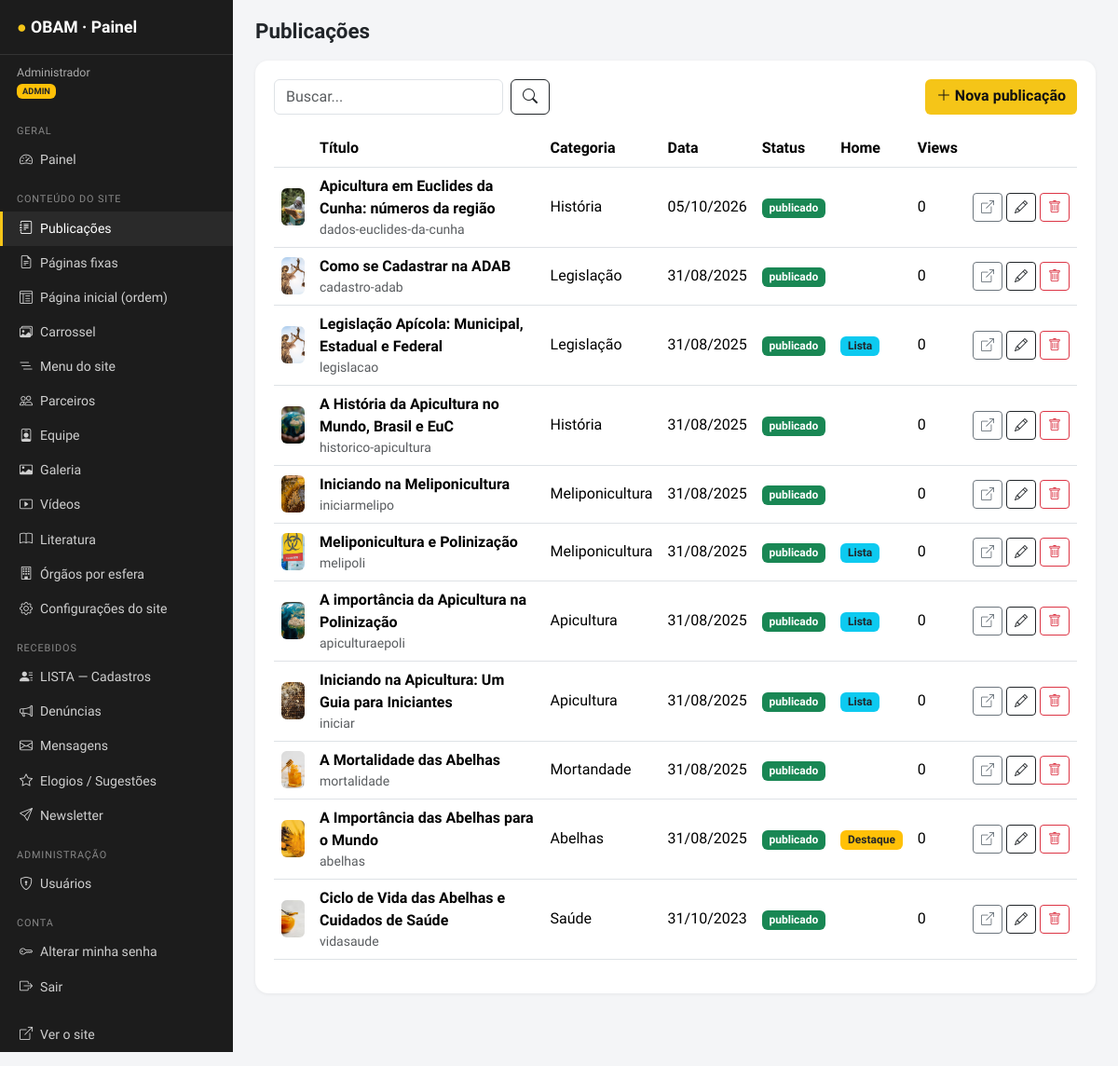
Screenshot of /admin/posts.php (signed in) with the database file from the repository.
### tables this page shows
CREATE TABLE posts (id INT AUTO_INCREMENT PRIMARY KEY, tipo ENUM('post','page') NOT NULL DEFAULT 'post', titulo VARCHAR(255) NOT NULL, slug VARCHAR(190) NOT NULL UNIQUE, categoria VARCHAR(80), resumo VARCHAR(400), conteudo MEDIUMTEXT, imagem VARCHAR(255), autor VARCHAR(120), publicado_em DATE, status ENUM('publicado','rascunho') NOT NULL DEFAULT 'publicado', destaque TINYINT(1) NOT NULL DEFAULT 0, lista_home TINYINT(1) NOT NULL DEFAULT 0, ordem INT NOT NULL DEFAULT 0, visualizacoes INT NOT NULL DEFAULT 0, criado_em DATETIME NOT NULL DEFAULT CURRENT_TIMESTAMP, atualizado_em DATETIME NOT NULL DEFAULT CURRENT_TIMESTAMP ON UPDATE CURRENT_TIMESTAMP, KEY (tipo,status), KEY (categoria));

### inc/bootstrap.php (called while the page is built, shortened)
<?php
function db(): PDO {
    static $pdo = null;
    try {
        $pdo = new PDO('mysql:host=' . DB_HOST . ';port=' . DB_PORT . ';dbname=' . DB_NAME . ';charset=utf8mb4', DB_USER, DB_PASS, [
            PDO::ATTR_ERRMODE => PDO::ERRMODE_EXCEPTION,
            PDO::ATTR_DEFAULT_FETCH_MODE => PDO::FETCH_ASSOC,
            PDO::ATTR_EMULATE_PREPARES => false,
        ]);
        $pdo->exec("SET time_zone = '" . date('P') . "'");
    } catch (Throwable $e) {
        http_response_code(500);
        echo '<!doctype html><meta charset="utf-8"><body style="font-family:sans-serif;max-width:640px;margin:60px auto;padding:0 16px">'
           . '<h2>Não foi possível conectar ao banco de dados</h2><p>Edite o arquivo <code>config.php</code> com os dados do seu MySQL e, se for a primeira vez, execute <a href="' . BASE . '/install.php">install.php</a> ou importe <code>schema.sql</code> no MySQL Workbench.</p>'
           . (DEBUG ? '<pre>' . htmlspecialchars($e->getMessage()) . '</pre>' : '') . '</body>';
        exit;
    }
    return $pdo;
}
function qa(string $sql, array $p = []): array { $s = db()->prepare($sql); $s->execute($p); return $s->fetchAll(); }
function e($v): string { return htmlspecialchars((string)$v, ENT_QUOTES | ENT_SUBSTITUTE, 'UTF-8'); }
function u(string $path = ''): string { return BASE . '/' . ltrim($path, '/'); }
function img_url(?string $p): string { if (!$p) return ''; return preg_match('#^(https?:)?//#', $p) ? $p : u($p); }
function fdate(?string $d, string $f = 'd/m/Y'): string { return $d && $d !== '0000-00-00' ? date($f, strtotime($d)) : ''; }
function user(): ?array { return $_SESSION['user'] ?? null; }
function is_admin(): bool { return (($_SESSION['user']['papel'] ?? '') === 'admin'); }

### admin/posts.php (the view, shortened to what this page needs)
<?php
require __DIR__ . '/_layout.php';
$tipo = ($_GET['tipo'] ?? 'post') === 'page' ? 'page' : 'post';
$self = 'posts.php' . ($tipo === 'page' ? '?tipo=page' : '');
$a = $_GET['a'] ?? 'list'; $ro = !is_admin();
admin_header($tipo === 'page' ? 'Páginas fixas' : 'Publicações', $tipo === 'page' ? 'pages' : 'posts'); ro_notice();
if ($a === 'new' || $a === 'edit') {
    $id = (int)($_GET['id'] ?? 0); $p = $id ? q1('SELECT * FROM posts WHERE id=?', [$id]) : ['titulo' => '', 'slug' => '', 'categoria' => '', 'resumo' => '', 'conteudo' => '', 'imagem' => '', 'autor' => 'Equipe OBAM', 'publicado_em' => date('Y-m-d'), 'status' => 'publicado', 'destaque' => 0, 'lista_home' => 0, 'ordem' => 0];
    if (!$p) { echo '<div class="alert alert-warning">Não encontrado.</div>'; admin_footer(); exit; }
    if ($ro && !$id) redirect($self);
    $cats = array_column(qa("SELECT DISTINCT categoria FROM posts WHERE categoria<>'' ORDER BY categoria"), 'categoria');
    ?>
<div class="adm-card"><form method="post" enctype="multipart/form-data"><?= csrf_field() ?><input type="hidden" name="act" value="save"><input type="hidden" name="id" value="<?= $id ?>"><input type="hidden" name="tipo" value="<?= $tipo ?>">
<fieldset <?= $ro ? 'disabled' : '' ?>><div class="row g-3">
 <div class="col-md-8"><label class="form-label fw-semibold">Título *</label><input class="form-control" name="titulo" required maxlength="255" value="<?= e($p['titulo']) ?>"></div>
 <div class="col-md-4"><label class="form-label fw-semibold">Endereço (slug)</label><input class="form-control" name="slug" maxlength="190" value="<?= e($p['slug']) ?>" placeholder="gerado automaticamente"></div>
 <div class="col-md-4"><label class="form-label fw-semibold">Categoria</label><input class="form-control" name="categoria" list="cats" maxlength="80" value="<?= e($p['categoria']) ?>"><datalist id="cats"><?php foreach ($cats as $c): ?><option value="<?= e($c) ?>"><?php endforeach; ?></datalist></div>
 <div class="col-md-3"><label class="form-label fw-semibold">Data</label><input class="form-control" type="date" name="publicado_em" value="<?= e($p['publicado_em']) ?>"></div>
 <div class="col-md-3"><label class="form-label fw-semibold">Autor</label><input class="form-control" name="autor" maxlength="120" value="<?= e($p['autor']) ?>"></div>
 <div class="col-md-2"><label class="form-label fw-semibold">Status</label><select class="form-select" name="status"><option value="publicado" <?= $p['status'] === 'publicado' ? 'selected' : '' ?>>Publicado</option><option value="rascunho" <?= $p['status'] === 'rascunho' ? 'selected' : '' ?>>Rascunho</option></select></div>
 <div class="col-12"><label class="form-label fw-semibold">Resumo (opcional)</label><textarea class="form-control" name="resumo" rows="2" maxlength="400"><?= e($p['resumo']) ?></textarea></div>
 <div class="col-12"><label class="form-label fw-semibold">Imagem de capa</label>
   <?php if ($p['imagem']): ?><div class="mb-2"><img src="<?= e(img_url($p['imagem'])) ?>" style="max-height:80px;border-radius:8px"> <label class="ms-2 small"><input type="checkbox" name="rm_imagem" value="1"> remover</label></div><?php endif; ?>
   <input type="hidden" name="imagem" id="imagem_h" value="<?= e($p['imagem']) ?>"><input class="form-control" type="file" name="f_imagem" accept="image/*">
   <input class="form-control form-control-sm mt-1" placeholder="ou caminho/URL (ex.: assets/image/foto1.jpeg)" onchange="document.getElementById('imagem_h').value=this.value"></div>
 <div class="col-12"><label class="form-label fw-semibold">Conteúdo (HTML)</label>
   <div class="btn-group btn-group-sm mb-1 flex-wrap" id="tb"><?php foreach ([['<strong>', '</strong>', 'B'], ['<em>', '</em>', 'I'], ['<h3>', '</h3>', 'H3'], ['<p>', '</p>', 'P'], ['<ul><li>', '</li></ul>', 'Lista'], ['<blockquote>', '</blockquote>', 'Citação'], ['<a href="https://">', '</a>', 'Link']] as $b): ?><button type="button" class="btn btn-outline-secondary" data-a="<?= e($b[0]) ?>" data-b="<?= e($b[1]) ?>"><?= $b[2] ?></button><?php endforeach; ?>
   <?php if (!$ro): ?><button type="button" class="btn btn-outline-secondary" id="imgbtn"><i class="bi bi-image"></i> Imagem</button><input type="file" id="imgfile" accept="image/*" hidden><?php endif; ?></div>
   <textarea class="form-control font-monospace" id="conteudo" name="conteudo" rows="18"><?= e($p['conteudo']) ?></textarea></div>
 <?php if ($tipo === 'post'): ?>
 <div class="col-md-4"><div class="form-check"><input class="form-check-input" type="checkbox" name="destaque" value="1" id="d1" <?= $p['destaque'] ? 'checked' : '' ?>><label for="d1" class="form-check-label">Destaque principal da home (card grande)</label></div></div>
 <div class="col-md-4"><div class="form-check"><input class="form-check-input" type="checkbox" name="lista_home" value="1" id="d2" <?= $p['lista_home'] ? 'checked' : '' ?>><label for="d2" class="form-check-label">Mostrar na lista de destaques da home</label></div></div>
 <div class="col-md-4"><label class="form-label">Ordem na lista de destaques (menor = primeiro)</label><input class="form-control" type="number" name="ordem" value="<?= (int)$p['ordem'] ?>"></div>
 <?php else: ?><input type="hidden" name="ordem" value="0"><?php endif; ?>
</div></fieldset>
<div class="mt-3 d-flex gap-2 flex-wrap"><?php if (!$ro): ?><button class="btn btn-y">Salvar</button><?php endif; ?><a class="btn btn-outline-secondary" href="<?= e($self) ?>">Voltar</a><?php if ($id): ?><a class="btn btn-outline-dark" target="_blank" href="<?= u('post.php?slug=' . urlencode($p['slug'])) ?>">Ver no site</a><?php endif; ?></div></form></div>
<script>
(function(){var t=document.getElementById('conteudo');document.getElementById('tb').addEventListener('click',function(e){var b=e.target.closest('button[data-a]');if(!b)return;var s=t.selectionStart,f=t.selectionEnd,v=t.value;t.value=v.slice(0,s)+b.dataset.a+v.slice(s,f)+b.dataset.b+v.slice(f);t.focus();});
var ib=document.getElementById('imgbtn'),ifl=document.getElementById('imgfile');if(ib){ib.onclick=function(){ifl.click()};ifl.onchange=function(){var fd=new FormData();fd.append('file',ifl.files[0]);fd.append('_csrf','<?= e(csrf_token()) ?>');fetch('upload_inline.php',{method:'POST',body:fd}).then(r=>r.json()).then(function(j){if(j.url){var s=t.selectionStart;t.value=t.value.slice(0,s)+'<img src="'+j.url+'" alt="" class="img-fluid">'+t.value.slice(s);}else alert(j.error||'Erro no upload');});};}})();
</script>
<?php } else {
    $s = trim($_GET['q'] ?? ''); $w = 'tipo=?'; $par = [$tipo]; if ($s !== '') { $w .= ' AND (titulo LIKE ? OR categoria LIKE ?)'; $par[] = "%$s%"; $par[] = "%$s%"; }
    $rows = qa("SELECT * FROM posts WHERE $w ORDER BY publicado_em DESC, id DESC", $par); ?>
<div class="adm-card"><div class="d-flex justify-content-between mb-3 flex-wrap gap-2">
 <form class="d-flex gap-2" method="get"><input class="form-control" name="q" value="<?= e($s) ?>" placeholder="Buscar..."><button class="btn btn-outline-dark"><i class="bi bi-search"></i></button></form>
 <?php if (!$ro): ?><a class="btn btn-y" href="<?= e($self . (str_contains($self, '?') ? '&' : '?') . 'a=new') ?>"><i class="bi bi-plus-lg"></i> <?= $tipo === 'page' ? 'Nova página' : 'Nova publicação' ?></a><?php endif; ?></div>
<div class="table-responsive"><table class="table table-hover"><thead><tr><th></th><th>Título</th><th>Categoria</th><th>Data</th><th>Status</th><th>Home</th><th>Views</th><th></th></tr></thead><tbody>
<?php foreach ($rows as $r): ?><tr><td><?php if ($r['imagem']): ?><img class="thumb-s" src="<?= e(img_url($r['imagem'])) ?>"><?php endif; ?></td>
<td><strong><?= e($r['titulo']) ?></strong><div class="small text-muted"><?= e($r['slug']) ?></div></td><td><?= e($r['categoria']) ?></td><td><?= e(fdate($r['publicado_em'])) ?></td>
<td><span class="badge <?= $r['status'] === 'publicado' ? 'bg-success' : 'bg-secondary' ?>"><?= e($r['status']) ?></span></td>
<td><?= $r['destaque'] ? '<span class="badge bg-warning text-dark">Destaque</span> ' : '' ?><?= $r['lista_home'] ? '<span class="badge bg-info text-dark">Lista</span>' : '' ?></td><td><?= (int)$r['visualizacoes'] ?></td>
<td class="text-end text-nowrap"><a class="btn btn-sm btn-outline-secondary" target="_blank" href="<?= u('post.php?slug=' . urlencode($r['slug'])) ?>" title="Ver"><i class="bi bi-box-arrow-up-right"></i></a>
<a class="btn btn-sm btn-outline-dark" href="<?= e($self . (str_contains($self, '?') ? '&' : '?') . 'a=edit&id=' . $r['id']) ?>"><i class="bi <?= $ro ? 'bi-eye' : 'bi-pencil' ?>"></i></a>
<?php if (!$ro) echo confirm_form('delete', ['id' => $r['id'], 'tipo' => $tipo], 'Excluir', 'Excluir esta publicação? Não dá para desfazer.'); ?></td></tr><?php endforeach; ?>
<?php if (!$rows): ?><tr><td colspan="8" class="text-muted">Nada encontrado.</td></tr><?php endif; ?></tbody></table></div></div>
<?php }
admin_footer();

### admin/_layout.php (shortened to what this page needs)
<?php
require_once __DIR__ . '/../inc/bootstrap.php';
function admin_header(string $title, string $active = ''): void {
    $u = user(); $adm = is_admin();
    $nav = [
        ['Geral'], ['index.php', 'bi-speedometer2', 'Painel', 'index'],
        ['Conteúdo do site'],
        ['posts.php', 'bi-journal-text', 'Publicações', 'posts'], ['posts.php?tipo=page', 'bi-file-earmark-text', 'Páginas fixas', 'pages'],
        ['home.php', 'bi-layout-text-window-reverse', 'Página inicial (ordem)', 'home'], ['slides.php', 'bi-images', 'Carrossel', 'slides'],
        ['menu.php', 'bi-list-nested', 'Menu do site', 'menu'], ['parceiros.php', 'bi-people', 'Parceiros', 'parceiros'],
        ['equipe.php', 'bi-person-badge', 'Equipe', 'equipe'], ['galeria.php', 'bi-card-image', 'Galeria', 'galeria'],
        ['videos.php', 'bi-play-btn', 'Vídeos', 'videos'], ['literatura.php', 'bi-book', 'Literatura', 'literatura'], ['orgaos.php', 'bi-building', 'Órgãos por esfera', 'orgaos'],
        ['settings.php', 'bi-gear', 'Configurações do site', 'settings'],
        ['Recebidos'],
        ['cadastros.php', 'bi-person-lines-fill', 'LISTA — Cadastros', 'cadastros'],
        ['caixa.php?t=denuncias', 'bi-megaphone', 'Denúncias', 'denuncias'], ['caixa.php?t=mensagens', 'bi-envelope', 'Mensagens', 'mensagens'],
        ['caixa.php?t=feedbacks', 'bi-star', 'Elogios / Sugestões', 'feedbacks'], ['caixa.php?t=newsletter', 'bi-send', 'Newsletter', 'newsletter'],
    ];
    if ($adm) { $nav[] = ['Administração']; $nav[] = ['users.php', 'bi-shield-lock', 'Usuários', 'users']; }
    $nav[] = ['Conta']; $nav[] = ['senha.php', 'bi-key', 'Alterar minha senha', 'senha']; $nav[] = ['logout.php', 'bi-box-arrow-right', 'Sair', 'logout'];
    ?>
<!DOCTYPE html><html lang="pt-BR"><head><meta charset="utf-8"><meta name="viewport" content="width=device-width, initial-scale=1">
<link href="<?= u('assets/vendor/bootstrap/css/bootstrap.min.css') ?>" rel="stylesheet">
<link href="<?= u('assets/vendor/bootstrap-icons/bootstrap-icons.css') ?>" rel="stylesheet">
<link href="<?= u('admin/admin.css') ?>" rel="stylesheet"></head><body>
<aside class="adm-side" id="side"><div class="adm-brand"><span>●</span> OBAM · Painel</div>
<div style="padding:10px 18px;font-size:.78rem;color:#aaa"><?= e($u['nome']) ?><br><span class="badge <?= $adm ? 'bg-warning text-dark' : 'bg-secondary' ?>"><?= $adm ? 'ADMIN' : 'RESPONSÁVEL (somente leitura)' ?></span></div>
<?php foreach ($nav as $n): if (count($n) === 1): ?><div class="grp"><?= e($n[0]) ?></div><?php else: ?>
<a href="<?= u('admin/' . $n[0]) ?>" class="<?= $active === $n[3] ? 'act' : '' ?>"><i class="bi <?= $n[1] ?> me-2"></i><?= e($n[2]) ?></a><?php endif; endforeach; ?>
<a href="<?= u('index.php') ?>" target="_blank" style="margin-top:14px"><i class="bi bi-box-arrow-up-right me-2"></i>Ver o site</a></aside>
<div class="adm-main">
<div class="adm-top"><div class="d-flex align-items-center gap-2"><h1><?= e($title) ?></h1></div></div>
<?php }
function admin_footer(): void { ?>
</div><script src="<?= u('assets/vendor/bootstrap/js/bootstrap.bundle.min.js') ?>"></script>
</body></html>
<?php }
function confirm_form(string $action, array $hidden, string $label = 'Excluir', string $msg = 'Excluir este item?'): string {
    $h = csrf_field() . '<input type="hidden" name="act" value="' . e($action) . '">';
    foreach ($hidden as $k => $v) $h .= '<input type="hidden" name="' . e($k) . '" value="' . e($v) . '">';
    return '<form method="post" class="d-inline" onsubmit="return confirm(\'' . e($msg) . '\')">' . $h . '<button class="btn btn-sm btn-outline-danger" title="' . e($label) . '"><i class="bi bi-trash"></i></button></form>';
}

### admin/admin.css (style rules this page uses)
:root { --y:#F5C518;--yd:#D4A800;--bk:#111 }
body { background:#f4f5f7;font-family:'Plus Jakarta Sans',system-ui,sans-serif }
.adm-side { width:250px;background:#1c1c1c;color:#ddd;min-height:100vh;position:fixed;top:0;left:0;overflow-y:auto;z-index:1040;transition:transform .2s }
.adm-side a { color:#cfcfcf;text-decoration:none;display:block;padding:8px 18px;font-size:.88rem;border-left:3px solid transparent }
.adm-side a:hover,.adm-side a.act { background:#2a2a2a;color:#fff;border-left-color:var(--y) }
.adm-side .grp { font-size:.68rem;letter-spacing:.08em;text-transform:uppercase;color:#888;padding:16px 18px 4px }
.adm-brand { padding:16px 18px;font-weight:800;color:#fff;font-size:1.1rem;border-bottom:1px solid #333 }
.adm-brand span { color:var(--y) }
.adm-main { margin-left:250px;padding:20px 24px 60px }
.adm-top { display:flex;justify-content:space-between;align-items:center;margin-bottom:18px;gap:10px;flex-wrap:wrap }
.adm-top h1 { font-size:1.4rem;font-weight:800;margin:0 }
.adm-card { background:#fff;border-radius:14px;padding:20px;box-shadow:0 1px 4px rgba(0,0,0,.06);margin-bottom:18px }
.btn-y { background:var(--y);border:0;color:#111;font-weight:700 }
.thumb-s { width:56px;height:40px;object-fit:cover;border-radius:6px;background:#eee }
.table td,.table th { vertical-align:middle }
html,body { overflow-x:hidden }
.adm-main { min-width:0 }
.adm-card img,.adm-card iframe { max-width:100% }
.adm-side { max-width:85vw;overscroll-behavior:contain }

### rows the page displays
posts: imagem (picture), titulo "Apicultura em Euclides da Cunha: números da região", slug "dados-euclides-da-cunha", categoria "História", publicado_em "05/10/2026", status "publicado", visualizacoes "0"
posts: imagem (picture), titulo "Como se Cadastrar na ADAB", slug "cadastro-adab", categoria "Legislação", publicado_em "31/08/2025", status "publicado", visualizacoes "0"
posts: imagem (picture), titulo "Legislação Apícola: Municipal, Estadual e Federal", slug "legislacao", categoria "Legislação", publicado_em "31/08/2025", status "publicado", lista_home "Lista", visualizacoes "0"
posts: imagem (picture), titulo "A História da Apicultura no Mundo, Brasil e EuC", slug "historico-apicultura", categoria "História", publicado_em "31/08/2025", status "publicado", visualizacoes "0"
posts: imagem (picture), titulo "Iniciando na Meliponicultura", slug "iniciarmelipo", categoria "Meliponicultura", publicado_em "31/08/2025", status "publicado", visualizacoes "0"
posts: imagem (picture), titulo "Meliponicultura e Polinização", slug "melipoli", categoria "Meliponicultura", publicado_em "31/08/2025", status "publicado", lista_home "Lista", visualizacoes "0"
posts: imagem (picture), titulo "A importância da Apicultura na Polinização", slug "apiculturaepoli", categoria "Apicultura", publicado_em "31/08/2025", status "publicado", lista_home "Lista", visualizacoes "0"
posts: imagem (picture), titulo "Iniciando na Apicultura: Um Guia para Iniciantes", slug "iniciar", categoria "Apicultura", publicado_em "31/08/2025", status "publicado", lista_home "Lista", visualizacoes "0"
posts: imagem (picture), titulo "A Mortalidade das Abelhas", slug "mortalidade", categoria "Mortandade", publicado_em "31/08/2025", status "publicado", visualizacoes "0"
posts: imagem (picture), titulo "A Importância das Abelhas para o Mundo", slug "abelhas", categoria "Abelhas", publicado_em "31/08/2025", status "publicado", destaque "Destaque", visualizacoes "0"
posts: imagem (picture), titulo "Ciclo de Vida das Abelhas e Cuidados de Saúde", slug "vidasaude", categoria "Saúde", publicado_em "31/10/2023", status "publicado", visualizacoes "0"

### other values shown
$u['nome'] "Administrador"
$n[0] "GERAL"
$n[2] "Painel"
$n[0] "CONTEÚDO DO SITE"
$n[2] "Publicações"
$n[2] "Páginas fixas"
$n[2] "Página inicial (ordem)"
$n[2] "Carrossel"
$n[2] "Menu do site"
$n[2] "Parceiros"
$n[2] "Equipe"
$n[2] "Galeria"
$n[2] "Vídeos"
$n[2] "Literatura"
$n[2] "Órgãos por esfera"
